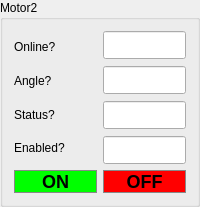
         <widget class="QGroupBox" name="motor_info_2">
          <property name="title">
           <string>Motor2 </string>
          </property>
          <property name="checkable">
           <bool>false</bool>
          </property>
          <layout class="QVBoxLayout" name="verticalLayout_13">
           <property name="sizeConstraint">
            <enum>QLayout::SetNoConstraint</enum>
           </property>
           <item>
            <layout class="QHBoxLayout" name="horizontalLayout_7" stretch="1,1">
             <property name="sizeConstraint">
              <enum>QLayout::SetNoConstraint</enum>
             </property>
             <item>
              <layout class="QVBoxLayout" name="verticalLayout_14">
               <property name="spacing">
                <number>2</number>
               </property>
               <property name="sizeConstraint">
                <enum>QLayout::SetNoConstraint</enum>
               </property>
               <item>
                <widget class="QLabel" name="motor_online_label_2">
                 <property name="text">
                  <string>Online?</string>
                 </property>
                </widget>
               </item>
               <item>
                <widget class="QLabel" name="motor_angle_label_2">
                 <property name="text">
                  <string>Angle?</string>
                 </property>
                </widget>
               </item>
               <item>
                <widget class="QLabel" name="moto_status_label_2">
                 <property name="text">
                  <string>Status?</string>
                 </property>
                </widget>
               </item>
               <item>
                <widget class="QLabel" name="motor_enabled_label_2">
                 <property name="text">
                  <string>Enabled?</string>
                 </property>
                </widget>
               </item>
              </layout>
             </item>
             <item>
              <layout class="QVBoxLayout" name="verticalLayout_15">
               <property name="spacing">
                <number>7</number>
               </property>
               <property name="sizeConstraint">
                <enum>QLayout::SetNoConstraint</enum>
               </property>
               <item>
                <widget class="QLineEdit" name="motor_online_2">
                 <property name="enabled">
                  <bool>true</bool>
                 </property>
                 <property name="sizePolicy">
                  <sizepolicy hsizetype="Ignored" vsizetype="Ignored">
                   <horstretch>0</horstretch>
                   <verstretch>0</verstretch>
                  </sizepolicy>
                 </property>
                 <property name="minimumSize">
                  <size>
                   <width>52</width>
                   <height>28</height>
                  </size>
                 </property>
                 <property name="readOnly">
                  <bool>true</bool>
                 </property>
                </widget>
               </item>
               <item>
                <widget class="QLineEdit" name="motor_angle_2">
                 <property name="enabled">
                  <bool>true</bool>
                 </property>
                 <property name="sizePolicy">
                  <sizepolicy hsizetype="Ignored" vsizetype="Ignored">
                   <horstretch>0</horstretch>
                   <verstretch>0</verstretch>
                  </sizepolicy>
                 </property>
                 <property name="minimumSize">
                  <size>
                   <width>52</width>
                   <height>28</height>
                  </size>
                 </property>
                 <property name="readOnly">
                  <bool>true</bool>
                 </property>
                </widget>
               </item>
               <item>
                <widget class="QLineEdit" name="motor_status_2">
                 <property name="enabled">
                  <bool>true</bool>
                 </property>
                 <property name="sizePolicy">
                  <sizepolicy hsizetype="Ignored" vsizetype="Ignored">
                   <horstretch>0</horstretch>
                   <verstretch>0</verstretch>
                  </sizepolicy>
                 </property>
                 <property name="minimumSize">
                  <size>
                   <width>52</width>
                   <height>28</height>
                  </size>
                 </property>
                 <property name="readOnly">
                  <bool>true</bool>
                 </property>
                </widget>
               </item>
               <item>
                <widget class="QLineEdit" name="motor_enabled_2">
                 <property name="enabled">
                  <bool>true</bool>
                 </property>
                 <property name="sizePolicy">
                  <sizepolicy hsizetype="Ignored" vsizetype="Ignored">
                   <horstretch>0</horstretch>
                   <verstretch>0</verstretch>
                  </sizepolicy>
                 </property>
                 <property name="minimumSize">
                  <size>
                   <width>52</width>
                   <height>28</height>
                  </size>
                 </property>
                 <property name="readOnly">
                  <bool>true</bool>
                 </property>
                </widget>
               </item>
              </layout>
             </item>
            </layout>
           </item>
           <item>
            <layout class="QHBoxLayout" name="horizontalLayout_8">
             <property name="sizeConstraint">
              <enum>QLayout::SetNoConstraint</enum>
             </property>
             <item>
              <widget class="QPushButton" name="motor_on_2">
               <property name="styleSheet">
                <string notr="true">QPushButton {
    background-color: #00FF00;
    border-radius: 12px;  /* Half of the width/height for a 50x50 button */
    color: dark;
    font-size: 18px;
    font-family: 'Consolas';
    font-weight: 900;  /* Super bold */
    border: 1px solid #888;
}
QPushButton:pressed {
    background-color: #C0C0C0;
}
</string>
               </property>
               <property name="text">
                <string>ON</string>
               </property>
              </widget>
             </item>
             <item>
              <widget class="QPushButton" name="motor_off_2">
               <property name="styleSheet">
                <string notr="true">QPushButton {
    background-color: #FF0000;
    border-radius: 12px;  /* Half of the width/height for a 50x50 button */
    color: dark;
    font-size: 18px;
    font-family: 'Consolas';
    font-weight: 900;  /* Super bold */
    border: 1px solid #888;
}
QPushButton:pressed {
    background-color: #C0C0C0;
}
</string>
               </property>
               <property name="text">
                <string>OFF</string>
               </property>
              </widget>
             </item>
            </layout>
           </item>
          </layout>
         </widget>
